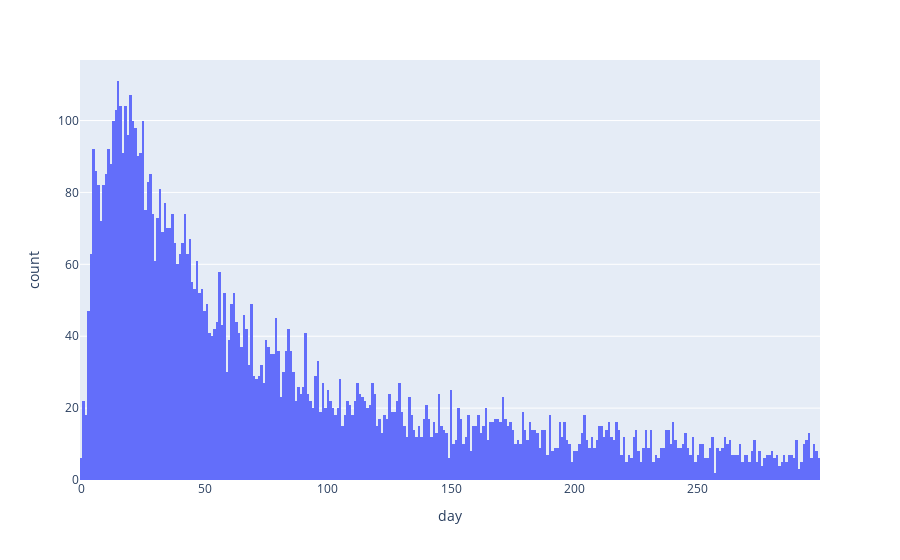

Write notebook code for a chart like this one.
### Code cell
df = px.data.tips()
# Here we use a column with categorical data
fig = px.histogram(read_dat.loc[read_dat['day']<300,:], x="day", nbins=300)
fig.show()

### Figure 1 — Plotly figure (JSON) as saved in the notebook; plotly's stock layout.template omitted (floating-point values rounded to 4 significant figures; data arrays with more than 128 entries replaced by an {"elided": "..."} marker saying what was removed)
{"data": [{"alignmentgroup": "True", "bingroup": "x", "hovertemplate": "day=%{x}<br>count=%{y}<extra></extra>", "legendgroup": "", "marker": {"color": "#636efa"}, "name": "", "nbinsx": 300, "offsetgroup": "", "orientation": "v", "showlegend": false, "type": "histogram", "x": {"elided": "8073 int values"}, "xaxis": "x", "yaxis": "y"}], "layout": {"barmode": "relative", "legend": {"tracegroupgap": 0}, "margin": {"t": 60}, "xaxis": {"anchor": "y", "domain": [0, 1], "title": {"text": "day"}}, "yaxis": {"anchor": "x", "domain": [0, 1], "title": {"text": "count"}}}}
